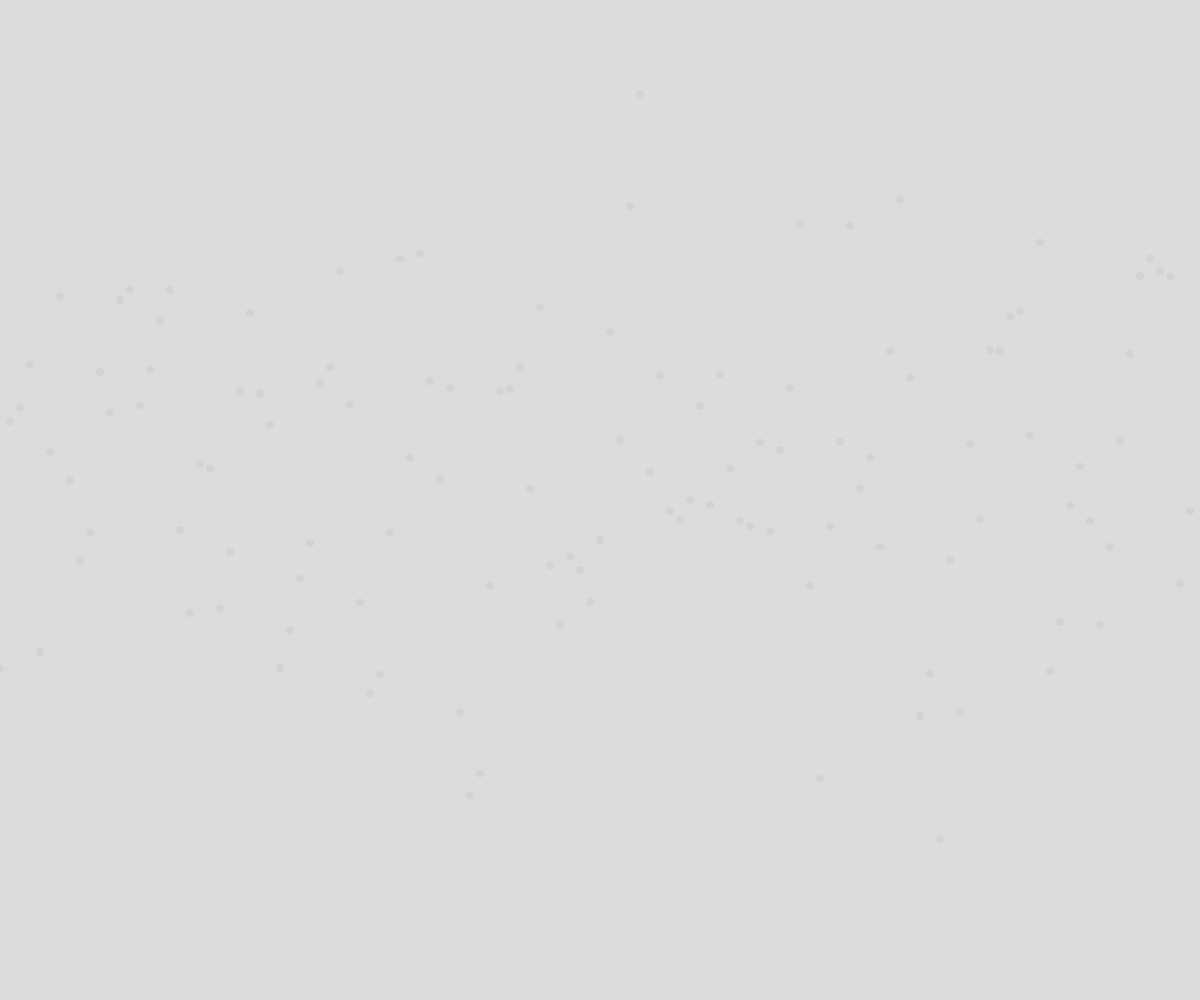
Frame 1 (no input)
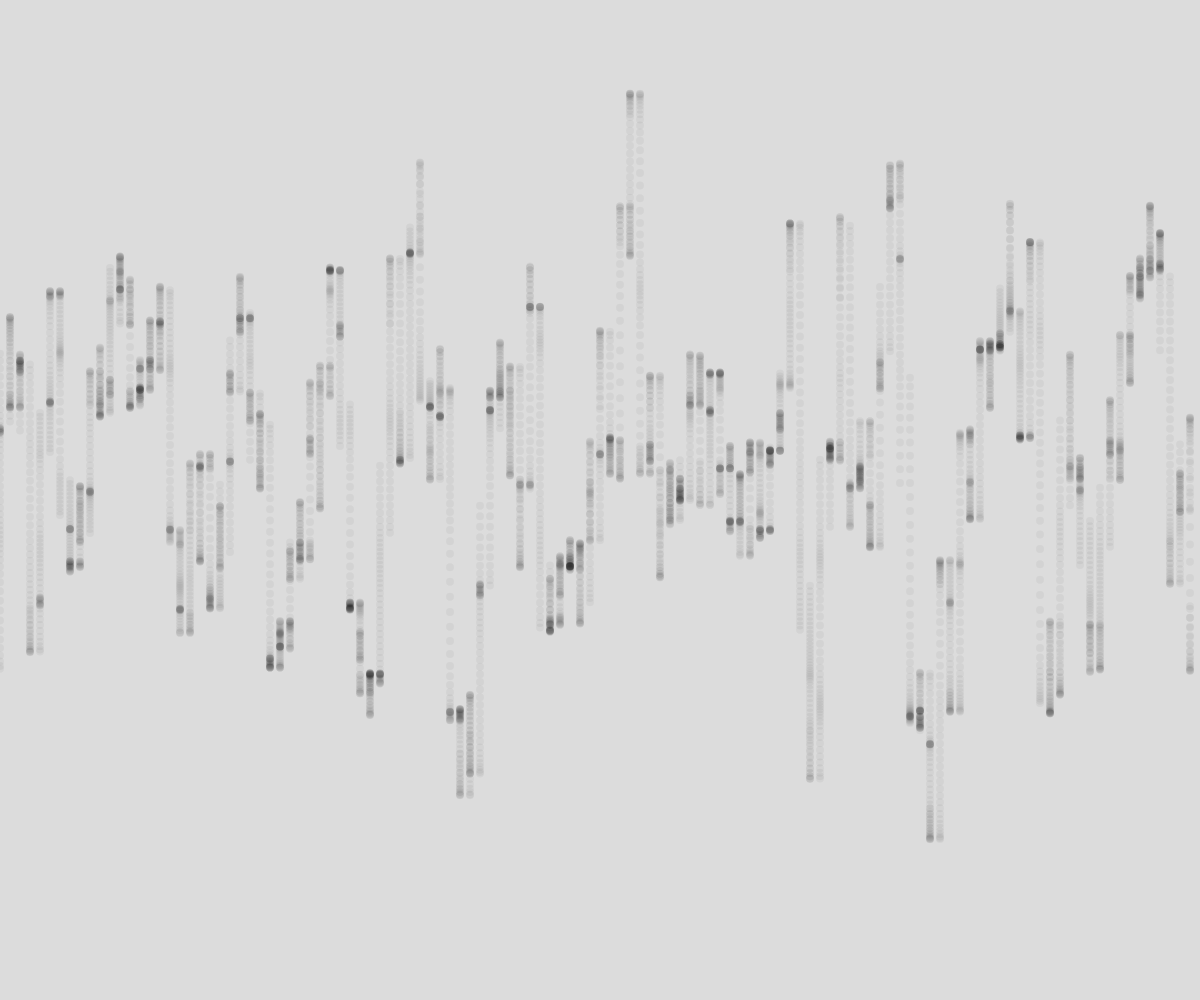
Frame 60 (no input)
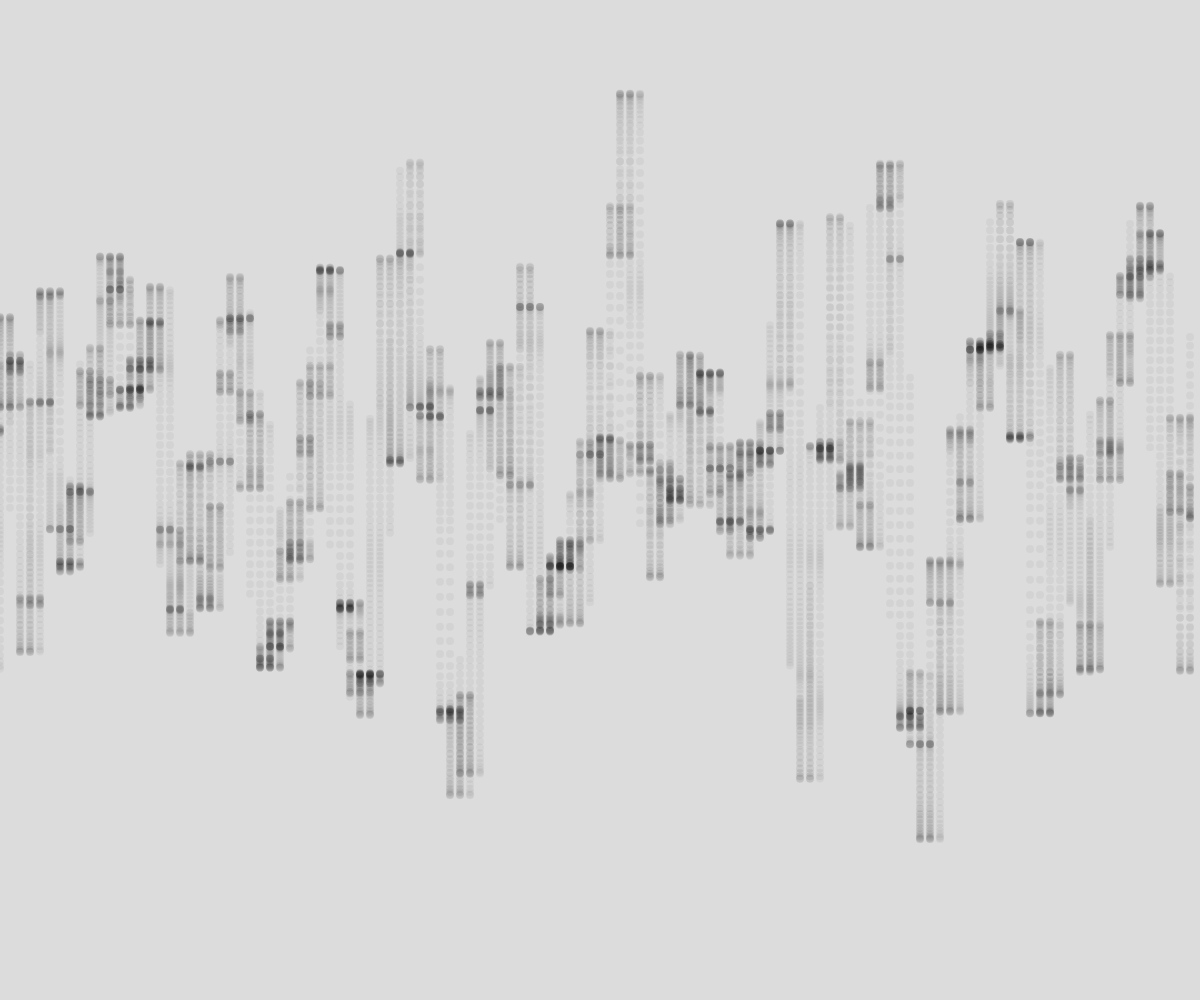
Frame 120 (the mouse pressed at the canvas centre since frame 60)

The p5.js sketch that drew these frames (run headless with seeded random() and noise() and a simulated clock; from frame 60 on, the mouse is pressed at the canvas centre):

// p5.js sketch
// ── sketch.js
function setup() {
  createCanvas(windowWidth, windowHeight);
  background(220);
}

function draw() {
  noStroke();
  fill(0, 10);

  // Use Perlin noise to create a stream-like flow
  let t = frameCount / 100;
  for (let i = 0; i < width; i += 10) {
    let flow = noise(t + i * 0.05) * height;
    ellipse(i, flow, 8, 8);
  }
}
